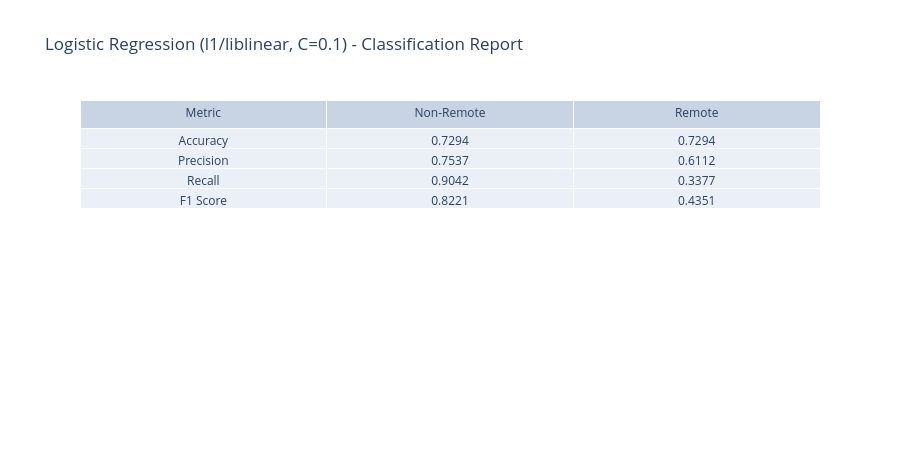
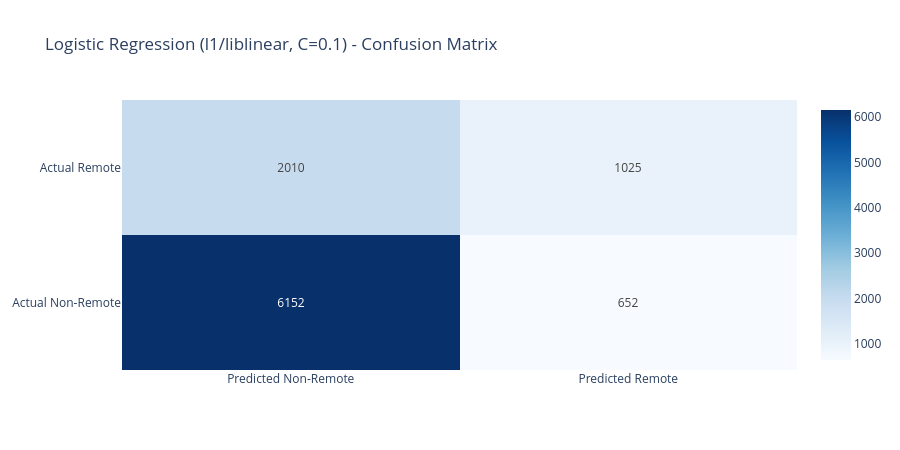

Notebook code cell kept with these figures, in order:
### Code cell
lr_predictions = model.predict(X_test_scaled)

cm_lr = confusion_matrix(y_test, lr_predictions)
acc_lr = accuracy_score(y_test, lr_predictions)
report_lr = classification_report(y_test, lr_predictions, target_names=['Non-Remote', 'Remote'], output_dict=True)

tn_lr, fp_lr, fn_lr, tp_lr = cm_lr.ravel()

fig = go.Figure(data=go.Table(
    header=dict(values=['Metric', 'Non-Remote', 'Remote']),
    cells=dict(values=[
        ['Accuracy', 'Precision', 'Recall', 'F1 Score'],
        [f"{acc_lr:.4f}", f"{report_lr['Non-Remote']['precision']:.4f}", f"{report_lr['Non-Remote']['recall']:.4f}", f"{report_lr['Non-Remote']['f1-score']:.4f}"],
        [f"{acc_lr:.4f}", f"{report_lr['Remote']['precision']:.4f}", f"{report_lr['Remote']['recall']:.4f}", f"{report_lr['Remote']['f1-score']:.4f}"]
    ])
))
fig.update_layout(
    title=f'Logistic Regression ({label}, C={best_C}) - Classification Report',
    template='plotly_white',
    height=450
)
fig.show()

fig = go.Figure(data=go.Heatmap(
    z=cm_lr,
    x=['Predicted Non-Remote', 'Predicted Remote'],
    y=['Actual Non-Remote',    'Actual Remote'],
    text=[[str(tn_lr), str(fp_lr)], [str(fn_lr), str(tp_lr)]],
    texttemplate='%{text}',
    colorscale='Blues',
    showscale=True
))
fig.update_layout(
    title=f'Logistic Regression ({label}, C={best_C}) - Confusion Matrix',
    template='plotly_white',
    height=450
)
fig.show()

### Figure 1 — Plotly figure (JSON) as saved in the notebook; plotly's stock layout.template omitted (floating-point values rounded to 4 significant figures)
{"data": [{"cells": {"values": [["Accuracy", "Precision", "Recall", "F1 Score"], ["0.7294", "0.7537", "0.9042", "0.8221"], ["0.7294", "0.6112", "0.3377", "0.4351"]]}, "header": {"values": ["Metric", "Non-Remote", "Remote"]}, "type": "table"}], "layout": {"height": 450, "title": {"text": "Logistic Regression (l1/liblinear, C=0.1) - Classification Report"}}}

### Figure 2 — Plotly figure (JSON) as saved in the notebook; plotly's stock layout.template omitted (floating-point values rounded to 4 significant figures)
{"data": [{"colorscale": [[0, "rgb(247,251,255)"], [0.125, "rgb(222,235,247)"], [0.25, "rgb(198,219,239)"], [0.375, "rgb(158,202,225)"], [0.5, "rgb(107,174,214)"], [0.625, "rgb(66,146,198)"], [0.75, "rgb(33,113,181)"], [0.875, "rgb(8,81,156)"], [1, "rgb(8,48,107)"]], "showscale": true, "text": [["6152", "652"], ["2010", "1025"]], "texttemplate": "%{text}", "type": "heatmap", "x": ["Predicted Non-Remote", "Predicted Remote"], "y": ["Actual Non-Remote", "Actual Remote"], "z": [[6152, 652], [2010, 1025]]}], "layout": {"height": 450, "title": {"text": "Logistic Regression (l1/liblinear, C=0.1) - Confusion Matrix"}}}
